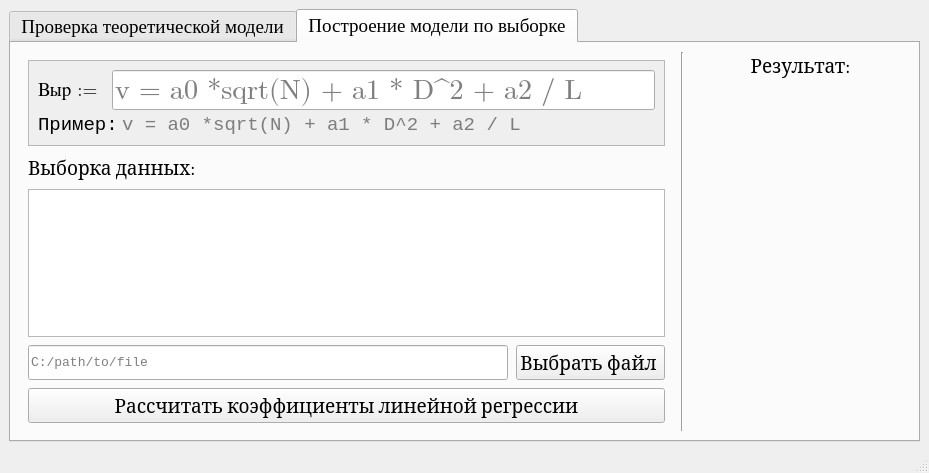
<?xml version="1.0" encoding="UTF-8"?>
<ui version="4.0">
 <class>MainWindow</class>
 <widget class="QMainWindow" name="MainWindow">
  <property name="geometry">
   <rect>
    <x>0</x>
    <y>0</y>
    <width>929</width>
    <height>473</height>
   </rect>
  </property>
  <property name="windowTitle">
   <string>MainWindow</string>
  </property>
  <widget class="QWidget" name="centralwidget">
   <layout class="QGridLayout" name="gridLayout">
    <item row="0" column="0">
     <widget class="QTabWidget" name="tabWidget">
      <property name="font">
       <font>
        <family>Times New Roman</family>
        <pointsize>14</pointsize>
       </font>
      </property>
      <property name="layoutDirection">
       <enum>Qt::LeftToRight</enum>
      </property>
      <property name="tabPosition">
       <enum>QTabWidget::North</enum>
      </property>
      <property name="tabShape">
       <enum>QTabWidget::Rounded</enum>
      </property>
      <property name="currentIndex">
       <number>1</number>
      </property>
      <property name="elideMode">
       <enum>Qt::ElideLeft</enum>
      </property>
      <property name="documentMode">
       <bool>false</bool>
      </property>
      <property name="tabsClosable">
       <bool>false</bool>
      </property>
      <property name="tabBarAutoHide">
       <bool>false</bool>
      </property>
      <widget class="QWidget" name="tab">
       <attribute name="title">
        <string>Проверка теоретической модели</string>
       </attribute>
       <layout class="QGridLayout" name="gridLayout_3">
        <item row="0" column="0">
         <layout class="QHBoxLayout" name="horizontalLayout" stretch="3,0,2">
          <property name="spacing">
           <number>8</number>
          </property>
          <item>
           <layout class="QVBoxLayout" name="leftLayout" stretch="0,0">
            <property name="spacing">
             <number>8</number>
            </property>
            <property name="sizeConstraint">
             <enum>QLayout::SetDefaultConstraint</enum>
            </property>
            <property name="leftMargin">
             <number>8</number>
            </property>
            <property name="topMargin">
             <number>8</number>
            </property>
            <property name="rightMargin">
             <number>8</number>
            </property>
            <property name="bottomMargin">
             <number>8</number>
            </property>
            <item>
             <widget class="QScrollArea" name="scrollArea">
              <property name="widgetResizable">
               <bool>true</bool>
              </property>
              <widget class="QWidget" name="scrollAreaWidgetContents_3">
               <property name="geometry">
                <rect>
                 <x>0</x>
                 <y>0</y>
                 <width>509</width>
                 <height>334</height>
                </rect>
               </property>
               <layout class="QGridLayout" name="gridLayout_2">
                <item row="1" column="0">
                 <layout class="QVBoxLayout" name="verticalLayout_9" stretch="0">
                  <property name="spacing">
                   <number>4</number>
                  </property>
                  <item>
                   <layout class="QHBoxLayout" name="formula_hl_demo">
                    <property name="spacing">
                     <number>8</number>
                    </property>
                    <item>
                     <widget class="QLabel" name="label__demo">
                      <property name="font">
                       <font>
                        <family>Cambria Math</family>
                        <pointsize>14</pointsize>
                       </font>
                      </property>
                      <property name="text">
                       <string>F := </string>
                      </property>
                     </widget>
                    </item>
                    <item>
                     <widget class="QLineEdit" name="lineEdit_7">
                      <property name="sizePolicy">
                       <sizepolicy hsizetype="Expanding" vsizetype="Fixed">
                        <horstretch>0</horstretch>
                        <verstretch>0</verstretch>
                       </sizepolicy>
                      </property>
                      <property name="maximumSize">
                       <size>
                        <width>16777215</width>
                        <height>40</height>
                       </size>
                      </property>
                      <property name="font">
                       <font>
                        <family>Cambria Math</family>
                        <pointsize>21</pointsize>
                       </font>
                      </property>
                      <property name="cursor">
                       <cursorShape>IBeamCursor</cursorShape>
                      </property>
                      <property name="clearButtonEnabled">
                       <bool>true</bool>
                      </property>
                     </widget>
                    </item>
                   </layout>
                  </item>
                 </layout>
                </item>
                <item row="0" column="0">
                 <spacer name="verticalSpacer">
                  <property name="orientation">
                   <enum>Qt::Vertical</enum>
                  </property>
                  <property name="sizeHint" stdset="0">
                   <size>
                    <width>20</width>
                    <height>40</height>
                   </size>
                  </property>
                 </spacer>
                </item>
                <item row="2" column="0">
                 <widget class="QPushButton" name="add_expression_pb">
                  <property name="enabled">
                   <bool>true</bool>
                  </property>
                  <property name="font">
                   <font>
                    <family>Cambria</family>
                    <pointsize>14</pointsize>
                   </font>
                  </property>
                  <property name="text">
                   <string>Добавить выражение</string>
                  </property>
                  <property name="checkable">
                   <bool>false</bool>
                  </property>
                  <property name="checked">
                   <bool>false</bool>
                  </property>
                 </widget>
                </item>
               </layout>
              </widget>
             </widget>
            </item>
            <item>
             <widget class="QPushButton" name="evaluate_pb">
              <property name="font">
               <font>
                <family>Cambria</family>
                <pointsize>14</pointsize>
               </font>
              </property>
              <property name="text">
               <string>Рассчитать</string>
              </property>
             </widget>
            </item>
           </layout>
          </item>
          <item>
           <widget class="Line" name="line">
            <property name="orientation">
             <enum>Qt::Vertical</enum>
            </property>
           </widget>
          </item>
          <item>
           <layout class="QVBoxLayout" name="rightLayout" stretch="0,1">
            <item>
             <widget class="QLabel" name="label_11">
              <property name="font">
               <font>
                <family>Cambria</family>
                <pointsize>14</pointsize>
               </font>
              </property>
              <property name="frameShape">
               <enum>QFrame::NoFrame</enum>
              </property>
              <property name="text">
               <string>Результат:</string>
              </property>
              <property name="alignment">
               <set>Qt::AlignHCenter|Qt::AlignTop</set>
              </property>
             </widget>
            </item>
            <item>
             <widget class="QLabel" name="answer_label">
              <property name="font">
               <font>
                <family>Cambria</family>
                <pointsize>14</pointsize>
               </font>
              </property>
              <property name="frameShape">
               <enum>QFrame::NoFrame</enum>
              </property>
              <property name="text">
               <string/>
              </property>
              <property name="alignment">
               <set>Qt::AlignHCenter|Qt::AlignTop</set>
              </property>
              <property name="textInteractionFlags">
               <set>Qt::LinksAccessibleByMouse|Qt::TextSelectableByMouse</set>
              </property>
             </widget>
            </item>
           </layout>
          </item>
         </layout>
        </item>
       </layout>
      </widget>
      <widget class="QWidget" name="tab_2">
       <attribute name="title">
        <string>Построение модели по выборке</string>
       </attribute>
       <layout class="QGridLayout" name="gridLayout_7">
        <item row="0" column="0">
         <layout class="QHBoxLayout" name="horizontalLayout_3" stretch="3,0,1">
          <property name="spacing">
           <number>8</number>
          </property>
          <item>
           <layout class="QVBoxLayout" name="leftLayout_3" stretch="0,0,1,0,0">
            <property name="spacing">
             <number>8</number>
            </property>
            <property name="sizeConstraint">
             <enum>QLayout::SetDefaultConstraint</enum>
            </property>
            <property name="leftMargin">
             <number>8</number>
            </property>
            <property name="topMargin">
             <number>8</number>
            </property>
            <property name="rightMargin">
             <number>8</number>
            </property>
            <property name="bottomMargin">
             <number>8</number>
            </property>
            <item>
             <widget class="QScrollArea" name="scrollArea_3">
              <property name="widgetResizable">
               <bool>true</bool>
              </property>
              <widget class="QWidget" name="scrollAreaWidgetContents_5">
               <property name="geometry">
                <rect>
                 <x>0</x>
                 <y>0</y>
                 <width>628</width>
                 <height>67</height>
                </rect>
               </property>
               <layout class="QGridLayout" name="gridLayout_6">
                <item row="1" column="0">
                 <layout class="QVBoxLayout" name="verticalLayout_11" stretch="0,0">
                  <property name="spacing">
                   <number>4</number>
                  </property>
                  <item>
                   <layout class="QHBoxLayout" name="formula_hl_demo_4">
                    <property name="spacing">
                     <number>8</number>
                    </property>
                    <item>
                     <widget class="QLabel" name="label__demo_4">
                      <property name="font">
                       <font>
                        <family>Cambria Math</family>
                        <pointsize>14</pointsize>
                       </font>
                      </property>
                      <property name="text">
                       <string>Выр := </string>
                      </property>
                     </widget>
                    </item>
                    <item>
                     <widget class="QLineEdit" name="lineEdit_10">
                      <property name="sizePolicy">
                       <sizepolicy hsizetype="Expanding" vsizetype="Fixed">
                        <horstretch>0</horstretch>
                        <verstretch>0</verstretch>
                       </sizepolicy>
                      </property>
                      <property name="maximumSize">
                       <size>
                        <width>16777215</width>
                        <height>40</height>
                       </size>
                      </property>
                      <property name="font">
                       <font>
                        <family>Cambria Math</family>
                        <pointsize>21</pointsize>
                       </font>
                      </property>
                      <property name="cursor">
                       <cursorShape>IBeamCursor</cursorShape>
                      </property>
                      <property name="text">
                       <string/>
                      </property>
                      <property name="placeholderText">
                       <string>v = a0 *sqrt(N) + a1 * D^2 + a2 / L</string>
                      </property>
                     </widget>
                    </item>
                   </layout>
                  </item>
                  <item>
                   <layout class="QHBoxLayout" name="horizontalLayout_2" stretch="0,1">
                    <item>
                     <widget class="QLabel" name="label__demo_5">
                      <property name="font">
                       <font>
                        <family>Consolas</family>
                        <pointsize>14</pointsize>
                        <weight>50</weight>
                        <italic>false</italic>
                        <bold>false</bold>
                       </font>
                      </property>
                      <property name="text">
                       <string>Пример:</string>
                      </property>
                      <property name="textFormat">
                       <enum>Qt::AutoText</enum>
                      </property>
                      <property name="textInteractionFlags">
                       <set>Qt::NoTextInteraction</set>
                      </property>
                     </widget>
                    </item>
                    <item>
                     <widget class="QLabel" name="label__demo_6">
                      <property name="palette">
                       <palette>
                        <active>
                         <colorrole role="WindowText">
                          <brush brushstyle="SolidPattern">
                           <color alpha="255">
                            <red>125</red>
                            <green>125</green>
                            <blue>125</blue>
                           </color>
                          </brush>
                         </colorrole>
                        </active>
                        <inactive>
                         <colorrole role="WindowText">
                          <brush brushstyle="SolidPattern">
                           <color alpha="255">
                            <red>125</red>
                            <green>125</green>
                            <blue>125</blue>
                           </color>
                          </brush>
                         </colorrole>
                        </inactive>
                        <disabled>
                         <colorrole role="WindowText">
                          <brush brushstyle="SolidPattern">
                           <color alpha="255">
                            <red>120</red>
                            <green>120</green>
                            <blue>120</blue>
                           </color>
                          </brush>
                         </colorrole>
                        </disabled>
                       </palette>
                      </property>
                      <property name="font">
                       <font>
                        <family>Consolas</family>
                        <pointsize>14</pointsize>
                        <weight>50</weight>
                        <italic>false</italic>
                        <bold>false</bold>
                       </font>
                      </property>
                      <property name="text">
                       <string>v = a0 *sqrt(N) + a1 * D^2 + a2 / L</string>
                      </property>
                      <property name="textFormat">
                       <enum>Qt::AutoText</enum>
                      </property>
                      <property name="textInteractionFlags">
                       <set>Qt::LinksAccessibleByMouse|Qt::TextSelectableByMouse</set>
                      </property>
                     </widget>
                    </item>
                   </layout>
                  </item>
                 </layout>
                </item>
               </layout>
              </widget>
             </widget>
            </item>
            <item>
             <widget class="QLabel" name="label">
              <property name="font">
               <font>
                <family>Cambria</family>
               </font>
              </property>
              <property name="frameShadow">
               <enum>QFrame::Plain</enum>
              </property>
              <property name="text">
               <string>Выборка данных:</string>
              </property>
             </widget>
            </item>
            <item>
             <widget class="QTextBrowser" name="textBrowser">
              <property name="font">
               <font>
                <family>Consolas</family>
                <pointsize>10</pointsize>
               </font>
              </property>
             </widget>
            </item>
            <item>
             <layout class="QHBoxLayout" name="formula_hl_demo_5">
              <property name="spacing">
               <number>8</number>
              </property>
              <item>
               <widget class="QLineEdit" name="lineEdit_11">
                <property name="sizePolicy">
                 <sizepolicy hsizetype="Expanding" vsizetype="Fixed">
                  <horstretch>0</horstretch>
                  <verstretch>0</verstretch>
                 </sizepolicy>
                </property>
                <property name="maximumSize">
                 <size>
                  <width>16777215</width>
                  <height>40</height>
                 </size>
                </property>
                <property name="font">
                 <font>
                  <family>Consolas</family>
                  <pointsize>10</pointsize>
                 </font>
                </property>
                <property name="cursor">
                 <cursorShape>IBeamCursor</cursorShape>
                </property>
                <property name="text">
                 <string/>
                </property>
                <property name="readOnly">
                 <bool>true</bool>
                </property>
                <property name="placeholderText">
                 <string>C:/path/to/file</string>
                </property>
               </widget>
              </item>
              <item>
               <widget class="QPushButton" name="select_file_pb">
                <property name="font">
                 <font>
                  <family>Cambria</family>
                  <pointsize>14</pointsize>
                 </font>
                </property>
                <property name="text">
                 <string>Выбрать файл </string>
                </property>
               </widget>
              </item>
             </layout>
            </item>
            <item>
             <widget class="QPushButton" name="evaluate_pb_">
              <property name="font">
               <font>
                <family>Cambria</family>
                <pointsize>14</pointsize>
               </font>
              </property>
              <property name="text">
               <string>Рассчитать коэффициенты линейной регрессии</string>
              </property>
             </widget>
            </item>
           </layout>
          </item>
          <item>
           <widget class="Line" name="line_3">
            <property name="orientation">
             <enum>Qt::Vertical</enum>
            </property>
           </widget>
          </item>
          <item>
           <layout class="QVBoxLayout" name="rightLayout_3" stretch="0,1">
            <item>
             <widget class="QLabel" name="result_label_2">
              <property name="font">
               <font>
                <family>Cambria</family>
                <pointsize>14</pointsize>
               </font>
              </property>
              <property name="frameShape">
               <enum>QFrame::NoFrame</enum>
              </property>
              <property name="text">
               <string>Результат:</string>
              </property>
              <property name="alignment">
               <set>Qt::AlignHCenter|Qt::AlignTop</set>
              </property>
             </widget>
            </item>
            <item>
             <widget class="QLabel" name="result_label">
              <property name="font">
               <font>
                <family>Cambria</family>
                <pointsize>14</pointsize>
               </font>
              </property>
              <property name="frameShape">
               <enum>QFrame::NoFrame</enum>
              </property>
              <property name="text">
               <string/>
              </property>
              <property name="alignment">
               <set>Qt::AlignHCenter|Qt::AlignTop</set>
              </property>
              <property name="textInteractionFlags">
               <set>Qt::LinksAccessibleByMouse|Qt::TextSelectableByKeyboard|Qt::TextSelectableByMouse</set>
              </property>
             </widget>
            </item>
           </layout>
          </item>
         </layout>
        </item>
       </layout>
      </widget>
     </widget>
    </item>
   </layout>
  </widget>
  <widget class="QMenuBar" name="menubar">
   <property name="geometry">
    <rect>
     <x>0</x>
     <y>0</y>
     <width>929</width>
     <height>18</height>
    </rect>
   </property>
  </widget>
  <widget class="QStatusBar" name="statusbar"/>
  <action name="action">
   <property name="text">
    <string>Выход</string>
   </property>
  </action>
  <action name="action_2">
   <property name="text">
    <string>Справка</string>
   </property>
  </action>
  <action name="action_3">
   <property name="text">
    <string>Загрузить формулы...</string>
   </property>
  </action>
 </widget>
 <resources/>
 <connections/>
</ui>
